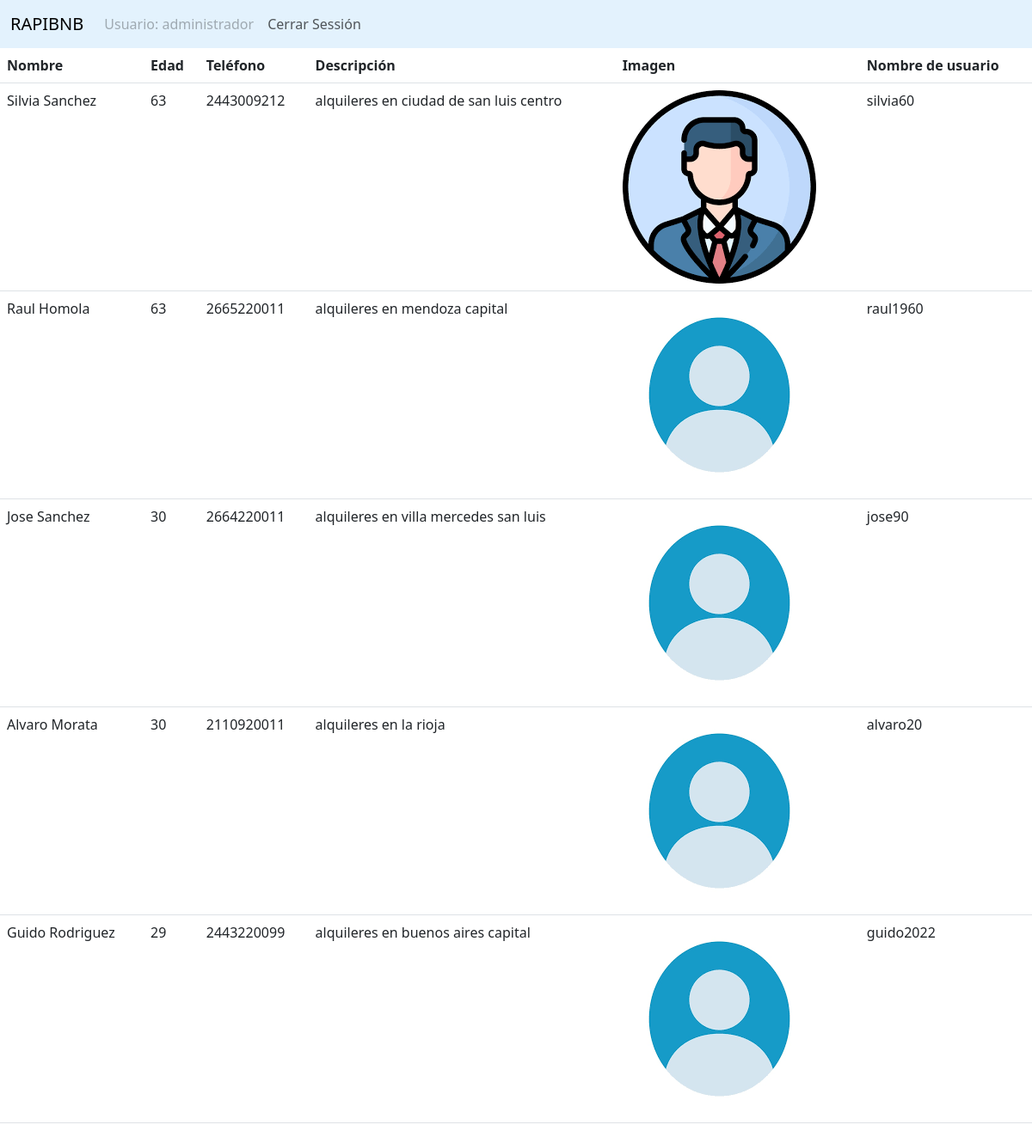
The page /administrador/usuarios.php (signed in) on the database its author committed.
### tables this page shows
CREATE TABLE `usuarios` (
  `id_user` int(11) NOT NULL,
  `nombre` varchar(250) NOT NULL,
  `edad` int(11) NOT NULL,
  `telefono` varchar(50) NOT NULL,
  `descripcion` text NOT NULL,
  `imagen` varchar(250) NOT NULL,
  `user` varchar(250) NOT NULL,
  `pass` varchar(250) NOT NULL
);

### administrador/usuarios.php (the view, shortened to what this page needs)
<!DOCTYPE html>
<html lang="en">
<head>
    <link href="./../css/bootstrap.min.css" rel="stylesheet">
    <link href="./../css/style.css" rel="stylesheet">
</head>
<body>
<?php
require('include/headeradmin.php');
include('./../bd/cn.php');
?>
<?php
$sql_usuarios = "SELECT * FROM usuarios";
$consulta_usuarios = mysqli_query($conexion, $sql_usuarios);
if ($consulta_usuarios) {
    ?>
    <table class="table">
        <tr>
            <th scope="col">Nombre</th>
            <th scope="col">Edad</th>
            <th scope="col">Teléfono</th>
            <th scope="col">Descripción</th>
            <th scope="col">Imagen</th>
            <th scope="col">Nombre de usuario</th>
        </tr>
    <?php
    while ($mostrar_usuario = mysqli_fetch_array($consulta_usuarios)) {
        $foto = "./../files/" . $mostrar_usuario['user'] . "/" . $mostrar_usuario['imagen'];
    ?>
        <tr>
            <td> <?php echo $mostrar_usuario['nombre']; ?> </td>
            <td> <?php echo $mostrar_usuario['edad']; ?> </td>
            <td> <?php echo $mostrar_usuario['telefono']; ?> </td>
            <td> <?php echo $mostrar_usuario['descripcion']; ?> </td>
            <td> <img src="<?php echo $foto; ?>" class="rounded-circule mw-50" alt=""> </td>
            <td> <?php echo $mostrar_usuario['user']; ?> </td>
        </tr>
        <?php
    }
    ?>
    </table>
    <?php
}else{
    die("Ocurrio un error");
}
?>
</body>
</html>

### css/style.css (style rules this page uses)
* { margin: 0; padding: 0; box-sizing: border-box; }

### rows shown on the page
usuarios: nombre "Silvia Sanchez", edad "63", telefono "2443009212", descripcion "alquileres en ciudad de san luis centro", user+imagen (picture), user "silvia60"
usuarios: nombre "Raul Homola", edad "63", telefono "2665220011", descripcion "alquileres en mendoza capital", user+imagen (picture), user "raul1960"
usuarios: nombre "Jose Sanchez", edad "30", telefono "2664220011", descripcion "alquileres en villa mercedes san luis", user+imagen (picture), user "jose90"
usuarios: nombre "Alvaro Morata", edad "30", telefono "2110920011", descripcion "alquileres en la rioja", user+imagen (picture), user "alvaro20"
usuarios: nombre "Guido Rodriguez", edad "29", telefono "2443220099", descripcion "alquileres en buenos aires capital", user+imagen (picture), user "guido2022"

### other values the page prints
$user "administrador"
